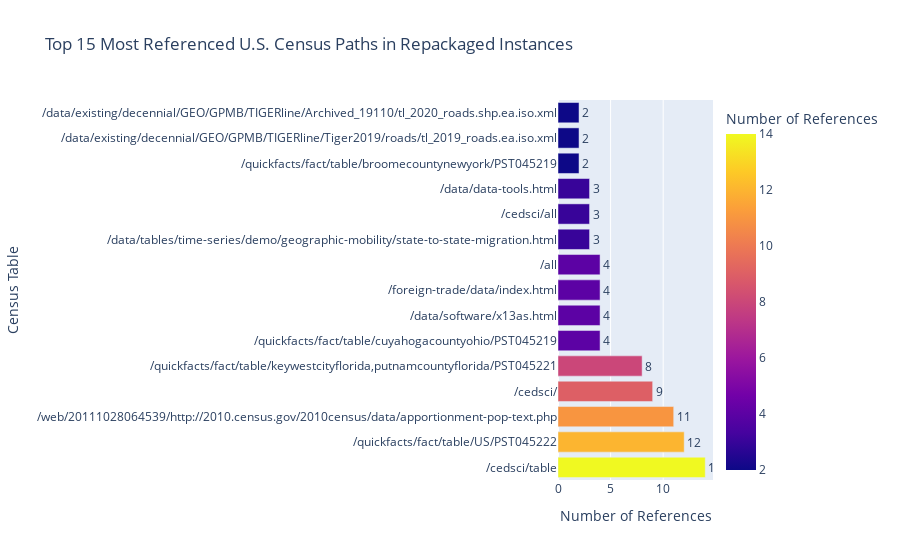

The notebook cell this image was saved under:
### Code cell
import plotly.express as px
import pandas as pd

tables, counts = zip(*r_most_common_paths)
# Create a DataFrame from the tables and counts
data = {'Census Table': tables, 'Number of References': counts}
df = pd.DataFrame(data)

# Create an interactive horizontal bar chart
fig = px.bar(df, 
             x='Number of References', 
             y='Census Table', 
             orientation='h',  # Horizontal bars
             title="Top 15 Most Referenced U.S. Census Paths in Repackaged Instances",
             labels={'Number of References': 'Number of References', 'Census Table': 'Census Table'},
             color='Number of References',  # Color bars based on count
             text='Number of References')  # Show count on hover

# Customize the hover data (you can modify this to include more details)
fig.update_traces(texttemplate='%{text}', textposition='outside')

# Invert the y-axis to show the highest count at the top
fig.update_yaxes(categoryorder='total descending')

# Show the interactive plot
fig.show()

### Figure 1 — Plotly figure (JSON) as saved in the notebook; plotly's stock layout.template omitted (floating-point values rounded to 4 significant figures)
{"data": [{"alignmentgroup": "True", "hovertemplate": "Number of References=%{marker.color}<br>Census Table=%{y}<extra></extra>", "legendgroup": "", "marker": {"color": [14, 12, 11, 9, 8, 4, 4, 4, 4, 3, 3, 3, 2, 2, 2], "coloraxis": "coloraxis", "pattern": {"shape": ""}}, "name": "", "offsetgroup": "", "orientation": "h", "showlegend": false, "text": [14, 12, 11, 9, 8, 4, 4, 4, 4, 3, 3, 3, 2, 2, 2], "textposition": "outside", "texttemplate": "%{text}", "type": "bar", "x": [14, 12, 11, 9, 8, 4, 4, 4, 4, 3, 3, 3, 2, 2, 2], "xaxis": "x", "y": ["/cedsci/table", "/quickfacts/fact/table/US/PST045222", "/web/20111028064539/http://2010.census.gov/2010census/data/apportionment-pop-text.php", "/cedsci/", "/quickfacts/fact/table/keywestcityflorida,putnamcountyflorida/PST045221", "/quickfacts/fact/table/cuyahogacountyohio/PST045219", "/data/software/x13as.html", "/foreign-trade/data/index.html", "/all", "/data/tables/time-series/demo/geographic-mobility/state-to-state-migration.html", "/cedsci/all", "/data/data-tools.html", "/quickfacts/fact/table/broomecountynewyork/PST045219", "/data/existing/decennial/GEO/GPMB/TIGERline/Tiger2019/roads/tl_2019_roads.ea.iso.xml", "/data/existing/decennial/GEO/GPMB/TIGERline/Archived_19110/tl_2020_roads.shp.ea.iso.xml"], "yaxis": "y"}], "layout": {"barmode": "relative", "coloraxis": {"colorbar": {"title": {"text": "Number of References"}}, "colorscale": [[0, "#0d0887"], [0.1111, "#46039f"], [0.2222, "#7201a8"], [0.3333, "#9c179e"], [0.4444, "#bd3786"], [0.5556, "#d8576b"], [0.6667, "#ed7953"], [0.7778, "#fb9f3a"], [0.8889, "#fdca26"], [1, "#f0f921"]]}, "legend": {"tracegroupgap": 0}, "title": {"text": "Top 15 Most Referenced U.S. Census Paths in Repackaged Instances"}, "xaxis": {"anchor": "y", "domain": [0, 1], "title": {"text": "Number of References"}}, "yaxis": {"anchor": "x", "categoryorder": "total descending", "domain": [0, 1], "title": {"text": "Census Table"}}}}
